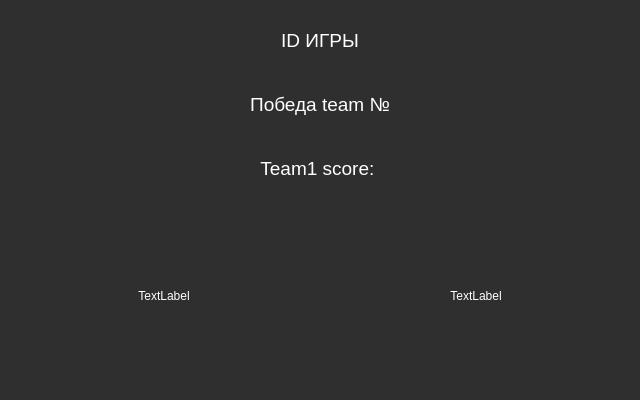
<?xml version="1.0" encoding="UTF-8"?>
<ui version="4.0">
 <class>GameInfoWindow</class>
 <widget class="QWidget" name="GameInfoWindow">
  <property name="geometry">
   <rect>
    <x>0</x>
    <y>0</y>
    <width>640</width>
    <height>400</height>
   </rect>
  </property>
  <property name="minimumSize">
   <size>
    <width>640</width>
    <height>400</height>
   </size>
  </property>
  <property name="maximumSize">
   <size>
    <width>640</width>
    <height>400</height>
   </size>
  </property>
  <property name="windowTitle">
   <string>Form</string>
  </property>
  <property name="styleSheet">
   <string notr="true">#GameInfoWindow {
    background-color: #2f2f2f; /* Основной фон окна */
}

QMenuBar {
    background-color: #4f4f4f; /* Фон меню-бара */
    color: #ffffff; /* Цвет текста в меню-баре */
}

QMenuBar::item {
    background-color: transparent; /* Фон пунктов меню */
    color: #ffffff; /* Цвет текста пунктов меню */
}

QMenuBar::item:selected {
    background-color: #6f6f6f; /* Фон выбранного пункта меню */
}

QMenu {
    background-color: #4f4f4f; /* Фон выпадающих меню */
    color: #ffffff; /* Цвет текста в выпадающих меню */
}

QMenu::item {
    background-color: transparent; /* Фон пунктов выпадающих меню */
    color: #ffffff; /* Цвет текста пунктов выпадающих меню */
}

QMenu::item:selected {
    background-color: #6f6f6f; /* Фон выбранного пункта выпадающего меню */
}

QPushButton {
    background-color: #4f4f4f; /* Фон кнопок */
    color: #ffffff; /* Цвет текста на кнопках */
    border: 1px solid #6f6f6f; /* Граница кнопок */
    padding: 5px; /* Отступы текста на кнопках */
}

QPushButton:hover {
    background-color: #6f6f6f; /* Фон кнопок при наведении */
}

QPushButton:pressed {
    background-color: #3f3f3f; /* Фон кнопок при нажатии */
}

QLabel {
    color: #ffffff; /* Цвет текста в метках */
}

QLineEdit {
    background-color: #4f4f4f; /* Фон полей ввода */
    color: #ffffff; /* Цвет текста в полях ввода */
    border: 1px solid #6f6f6f; /* Граница полей ввода */
    padding: 5px; /* Отступы текста в полях ввода */
}

QComboBox {
    background-color: #4f4f4f; /* Фон комбо-боксов */
    color: #ffffff; /* Цвет текста в комбо-боксах */
    border: 1px solid #6f6f6f; /* Граница комбо-боксов */
    padding: 5px; /* Отступы текста в комбо-боксах */
}

QComboBox QAbstractItemView {
    background-color: #4f4f4f; /* Фон выпадающего списка комбо-бокса */
    color: #ffffff; /* Цвет текста в выпадающем списке комбо-бокса */
}

QComboBox QAbstractItemView::item {
    background-color: transparent; /* Фон пунктов выпадающего списка комбо-бокса */
    color: #ffffff; /* Цвет текста пунктов выпадающего списка комбо-бокса */
}

QComboBox QAbstractItemView::item:selected {
    background-color: #6f6f6f; /* Фон выбранного пункта выпадающего списка комбо-бокса */
}

QGroupBox::title {
    color: white;
}

QMessageBox{
	background-color: #2f2f2f;
}</string>
  </property>
  <layout class="QGridLayout" name="gridLayout_2">
   <item row="1" column="0">
    <widget class="QLabel" name="team1SquadLabel">
     <property name="text">
      <string>TextLabel</string>
     </property>
     <property name="alignment">
      <set>Qt::AlignCenter</set>
     </property>
    </widget>
   </item>
   <item row="1" column="1">
    <widget class="QLabel" name="team2SquadLabel">
     <property name="text">
      <string>TextLabel</string>
     </property>
     <property name="alignment">
      <set>Qt::AlignCenter</set>
     </property>
    </widget>
   </item>
   <item row="0" column="0" colspan="2">
    <layout class="QGridLayout" name="gridLayout">
     <item row="4" column="0" colspan="2">
      <widget class="QLabel" name="team1ScoreLabel">
       <property name="font">
        <font>
         <pointsize>14</pointsize>
        </font>
       </property>
       <property name="text">
        <string>Team1 score: </string>
       </property>
       <property name="alignment">
        <set>Qt::AlignCenter</set>
       </property>
      </widget>
     </item>
     <item row="3" column="0" colspan="2">
      <widget class="QLabel" name="winnerLabel">
       <property name="font">
        <font>
         <pointsize>14</pointsize>
        </font>
       </property>
       <property name="text">
        <string>Победа team №</string>
       </property>
       <property name="alignment">
        <set>Qt::AlignCenter</set>
       </property>
      </widget>
     </item>
     <item row="0" column="0" colspan="2">
      <widget class="QLabel" name="gameIDLabel">
       <property name="font">
        <font>
         <pointsize>14</pointsize>
        </font>
       </property>
       <property name="text">
        <string>ID ИГРЫ</string>
       </property>
       <property name="alignment">
        <set>Qt::AlignCenter</set>
       </property>
      </widget>
     </item>
    </layout>
   </item>
  </layout>
 </widget>
 <resources/>
 <connections/>
</ui>
